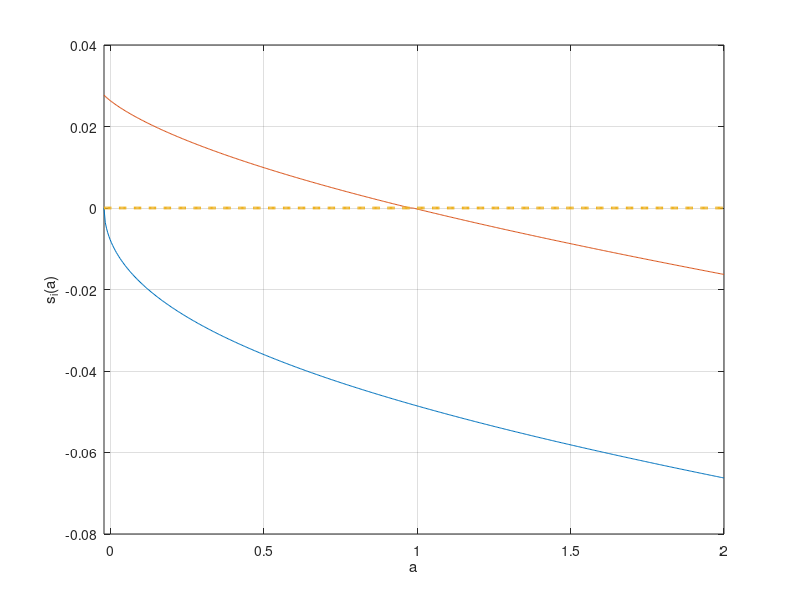

This chart was generated by the following MATLAB code:
%Optimized for speed by SeHyoun Ahn

clear all; clc;

tic;

s = 2; %CRRA utility with parameter s
r = 0.03; %interest rate
% s = 0.5;
% r = 0.045;
rho = 0.05; %discount rate
z1 = .1;
z2 = .2;
z = [z1,z2];
la1 = 0.02;
la2 = 0.03;
la = [la1,la2];


I=500;
amin = -0.02; %borrowing constraint
amax = 2;
a = linspace(amin,amax,I)';
da = (amax-amin)/(I-1);

aa = [a,a];
zz = ones(I,1)*z;


maxit= 100;
crit = 10^(-6);
Delta = 1000;

dVf = zeros(I,2);
dVb = zeros(I,2);
c = zeros(I,2);

Aswitch = [-speye(I)*la(1),speye(I)*la(1);speye(I)*la(2),-speye(I)*la(2)];

%INITIAL GUESS
v0(:,1) = (z(1) + r.*a).^(1-s)/(1-s)/rho;
v0(:,2) = (z(2) + r.*a).^(1-s)/(1-s)/rho;

% z_ave = la2/(la1+la2)*z(1) + la1/(la1+la2)*z(2);
% v0(:,1) = (z_ave + r.*a).^(1-s)/(1-s)/rho;
% v0(:,2) = (z_ave + r.*a).^(1-s)/(1-s)/rho;

v = v0;

for n=1:maxit
    V = v;
    V_n(:,:,n)=V;
    % forward difference
    dVf(1:I-1,:) = (V(2:I,:)-V(1:I-1,:))/da;
    dVf(I,:) = (z + r.*amax).^(-s); %will never be used, but impose state constraint a<=amax just in case
    % backward difference
    dVb(2:I,:) = (V(2:I,:)-V(1:I-1,:))/da;
    dVb(1,:) = (z + r.*amin).^(-s); %state constraint boundary condition
    
    I_concave = dVb > dVf; %indicator whether value function is concave (problems arise if this is not the case)
    
    %consumption and savings with forward difference
    cf = dVf.^(-1/s);
    ssf = zz + r.*aa - cf;
    %consumption and savings with backward difference
    cb = dVb.^(-1/s);
    ssb = zz + r.*aa - cb;
    %consumption and derivative of value function at steady state
    c0 = zz + r.*aa;
    dV0 = c0.^(-s);
    
    % dV_upwind makes a choice of forward or backward differences based on
    % the sign of the drift    
    If = ssf > 0; %positive drift --> forward difference
    Ib = ssb < 0; %negative drift --> backward difference
    I0 = (1-If-Ib); %at steady state
    %make sure backward difference is used at amax
    %Ib(I,:) = 1; If(I,:) = 0;
    %STATE CONSTRAINT at amin: USE BOUNDARY CONDITION UNLESS muf > 0:
    %already taken care of automatically
    
    dV_Upwind = dVf.*If + dVb.*Ib + dV0.*I0; %important to include third term
    c = dV_Upwind.^(-1/s);
    u = c.^(1-s)/(1-s);
    
    %CONSTRUCT MATRIX
    X = - min(ssb,0)/da;
    Y = - max(ssf,0)/da + min(ssb,0)/da;
    Z = max(ssf,0)/da;
    
    A1=spdiags(Y(:,1),0,I,I)+spdiags(X(2:I,1),-1,I,I)+spdiags([0;Z(1:I-1,1)],1,I,I);
    A2=spdiags(Y(:,2),0,I,I)+spdiags(X(2:I,2),-1,I,I)+spdiags([0;Z(1:I-1,2)],1,I,I);
    A = [A1,sparse(I,I);sparse(I,I),A2] + Aswitch;
    
    if max(abs(sum(A,2)))>10^(-12)
        disp('Improper Transition Matrix')
        break
    end
    
    B = (rho + 1/Delta)*speye(2*I) - A;
    
    u_stacked = [u(:,1);u(:,2)];
    V_stacked = [V(:,1);V(:,2)];
    
    b = u_stacked + V_stacked/Delta;
    V_stacked = B\b; %SOLVE SYSTEM OF EQUATIONS
    
    V = [V_stacked(1:I),V_stacked(I+1:2*I)];
    
    Vchange = V - v;
    v = V;

    dist(n) = max(max(abs(Vchange)));
    if dist(n)<crit
        disp('Value Function Converged, Iteration = ')
        disp(n)
        break
    end
end
toc;

% Graphs
set(gca,'FontSize',14)
plot(dist,'LineWidth',2)
grid
xlabel('Iteration')
ylabel('||V^{n+1} - V^n||')

% Verr = c.^(1-s)/(1-s) + dV_Upwind.*(zz + r.*aa - c) + ones(I,1)*la.*(V_switch - V) - rho.*V;
% 
% set(gca,'FontSize',14)
% plot(a,Verr,'LineWidth',2)
% grid
% xlabel('k')
% ylabel('Error in HJB Equation')
% xlim([amin amax])

adot = zz + r.*aa - c;

set(gca,'FontSize',12)
plot(a,V,'LineWidth',2)
grid
xlabel('a')
ylabel('V_i(a)')
xlim([amin amax])

set(gca,'FontSize',14)
plot(a,c,'LineWidth',2)
grid
xlabel('a')
ylabel('c_i(a)')
xlim([amin amax])

set(gca,'FontSize',14)
plot(a,adot,a,zeros(1,I),'--','LineWidth',2)
grid
xlabel('a')
ylabel('s_i(a)')
xlim([amin amax])